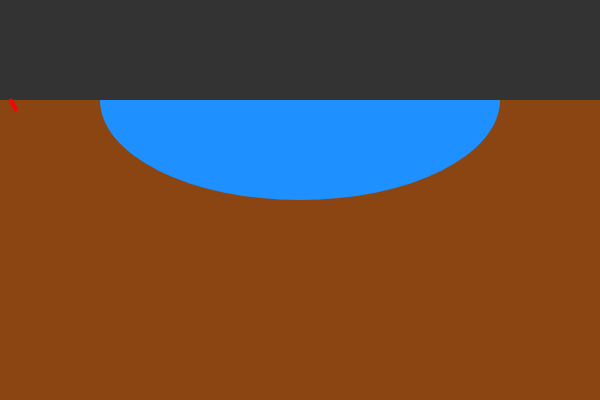
Frame 1 (no input)
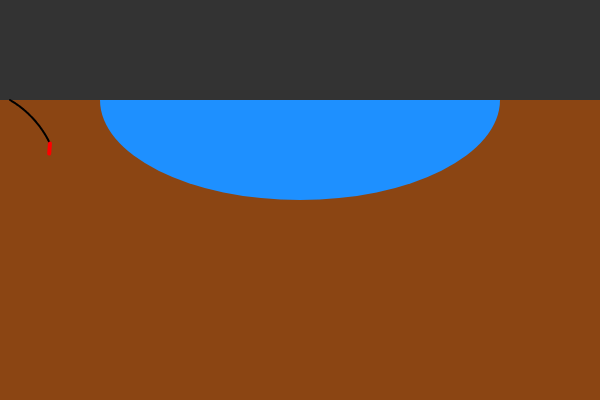
Frame 60 (no input)
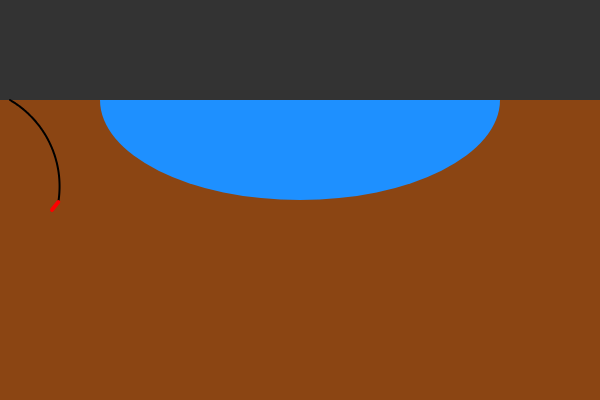
Frame 120 (the mouse pressed at the canvas centre since frame 60)

The p5.js sketch that drew these frames (run headless with seeded random() and noise() and a simulated clock; from frame 60 on, the mouse is pressed at the canvas centre):

// p5.js sketch
// ── sketch.js
let pos;
let dir;
let bias = 1;
let path = [];

function setup() {
  createCanvas(600, 400);
  pos = createVector(10, 100);
  dir = p5.Vector.fromAngle(PI / 6);

  createButton("TOGGLE BIAS").mousePressed(function () {
    bias *= -1;
  });
}

function drill() {
  const angle = 0.01;
  dir.rotate(angle * bias);

  path.push(pos.copy());
  pos.add(dir);
}

function draw() {
  drill();

  background(51);
  noStroke();
  rectMode(CORNER);
  fill(139, 69, 19);
  rect(0, 100, width, height - 100);
  fill(30, 144, 255);
  arc(width / 2, 100, 400, 200, 0, PI);

  beginShape();
  noFill();
  stroke(0);
  strokeWeight(2);
  for (let v of path) {
    vertex(v.x, v.y);
  }
  endShape();

  stroke(255, 0, 0);
  strokeWeight(4);
  push();
  translate(pos.x, pos.y);
  rotate(dir.heading() + (PI / 6) * bias);
  line(0, 0, 10, 0);
  pop();
}
